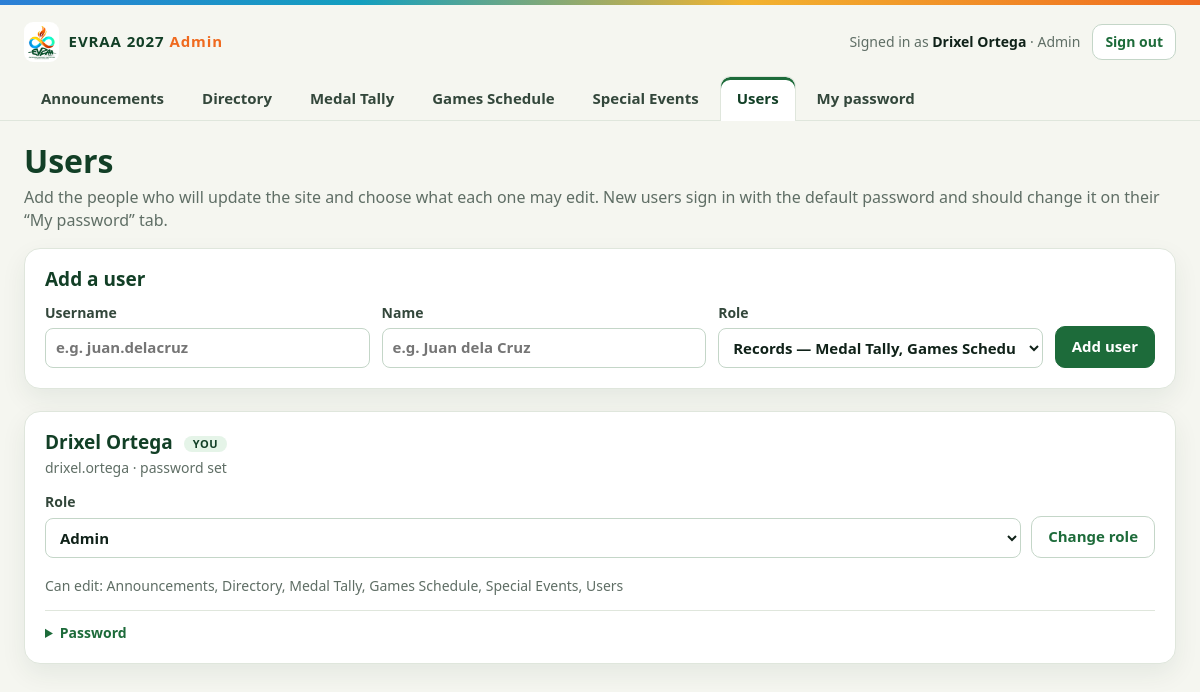
Screenshot of /evraa/admin/index.php?tab=users (signed in) with the database file from the repository.
### tables this page shows
CREATE TABLE users (
        id INTEGER PRIMARY KEY, username TEXT NOT NULL UNIQUE, role TEXT NOT NULL, name TEXT NOT NULL,
        password_hash TEXT NOT NULL, is_default INTEGER NOT NULL DEFAULT 1, updated_at INTEGER NOT NULL);

### evraa/admin/lib.php (called while the page is built, shortened)
<?php
function db(): PDO
{
    static $pdo = null;
    if ($pdo !== null) {
        return $pdo;
    }
    $file = db_file();
    $pdo = new PDO('sqlite:' . $file, null, null, [
        PDO::ATTR_ERRMODE => PDO::ERRMODE_EXCEPTION,
        PDO::ATTR_DEFAULT_FETCH_MODE => PDO::FETCH_ASSOC,
    ]);
    $pdo->exec('PRAGMA busy_timeout = 4000');
    return $pdo;
}
function db_file(): string
{
    $config = DATA_DIR . '/config.php';
    $name = is_file($config) ? (include $config)['db'] ?? '' : '';
    return DATA_DIR . '/' . $name;
}
function current_user(): ?array
{
    $find = db()->prepare('SELECT * FROM users WHERE id = ?');
    $find->execute([$_SESSION['uid']]);
    $user = $find->fetch();
    return $user;
}
function e(mixed $value): string
{
    return htmlspecialchars((string) $value, ENT_QUOTES | ENT_SUBSTITUTE, 'UTF-8');
}

### evraa/admin/index.php (the view, shortened to what this page needs)
<?php
require __DIR__ . '/lib.php';
$fatal = '';
$user = null;
try {
    $user = current_user();
} catch (Throwable $error) {
    $fatal = $error instanceof RuntimeException ? $error->getMessage() : 'The database could not be opened.';
}
$tabs = $user ? ROLE_TABS[$user['role']] ?? [] : [];
$tab = in_array($_GET['tab'] ?? '', $tabs, true) ? $_GET['tab'] : ($tabs[0] ?? '');
?>
<!doctype html>
<html lang="en">
<head>
  <link rel="stylesheet" href="admin.css?v=3">
</head>
<body>
<?php if ($fatal): ?>
  <main class="login">
    <div class="login-card">
      <h1>Admin page unavailable</h1>
      <p class="alert is-error" role="alert"><?= e($fatal) ?></p>
    </div>
  </main>
<?php else: ?>
  <header class="bar">
    <a class="brand" href="../../index.html" title="Open the public site"><img src="../images/logo-header.png" alt="" width="102" height="120"><span>EVRAA 2027 <b>Admin</b></span></a>
    <form method="post" class="who">
      <span>Signed in as <b><?= e($user['name']) ?></b> · <?= e(ROLES[$user['role']] ?? '') ?></span>
      <button class="btn" type="submit">Sign out</button>
    </form>
  </header>
  <nav class="tabs" aria-label="Tables you can edit">
    <?php foreach ($tabs as $id): ?>
      <a href="?tab=<?= e($id) ?>"<?= $id === $tab ? ' class="is-active" aria-current="page"' : '' ?>><?= e(TABS[$id][0]) ?></a>
    <?php endforeach ?>
  </nav>
  <main class="main">
    <?php if ($tab === 'users'): ?>
      <div class="head">
        <h1>Users</h1>
        <p>Add the people who will update the site and choose what each one may edit. New users sign in with the default password and should change it on their “My password” tab.</p>
      </div>
      <form class="panel add-user" method="post" autocomplete="off">
        <h2>Add a user</h2>
        <div class="add-fields">
          <label>Username <input type="text" name="username" required maxlength="40" pattern="[A-Za-z0-9][A-Za-z0-9._\-]{2,39}" autocapitalize="none" spellcheck="false" placeholder="e.g. juan.delacruz"></label>
          <label>Name <input type="text" name="name" required maxlength="60" placeholder="e.g. Juan dela Cruz"></label>
          <label>Role
            <select name="role" required>
              <?php foreach (ROLES as $role => $label): ?>
                <option value="<?= e($role) ?>"<?= $role === 'records' ? ' selected' : '' ?>><?= e($label) ?> — <?= e(implode(', ', array_map(fn ($id) => TABS[$id][0], array_diff(ROLE_TABS[$role], ['account'])))) ?></option>
              <?php endforeach ?>
            </select>
          </label>
          <button class="btn is-primary" type="submit" name="action" value="user_add">Add user</button>
        </div>
      </form>
      <div class="users">
        <?php foreach (db()->query('SELECT * FROM users ORDER BY id') as $account): $self = (int) $account['id'] === (int) $user['id']; ?>
          <section class="panel user">
            <div>
              <h2><?= e($account['name']) ?><?= $self ? ' <span class="pill">You</span>' : '' ?></h2>
              <p class="muted"><?= e($account['username']) ?> · <?= $account['is_default'] ? '<span class="pill is-warn">Default password</span>' : 'password set' ?></p>
            </div>
            <form method="post" class="inline">
              <label>Role
                <select name="role">
                  <?php foreach (ROLES as $role => $label): ?>
                    <option value="<?= e($role) ?>"<?= $role === $account['role'] ? ' selected' : '' ?>><?= e($label) ?></option>
                  <?php endforeach ?>
                </select>
              </label>
              <button class="btn" type="submit" name="action" value="user_role">Change role</button>
            </form>
            <p class="muted">Can edit: <?= e(implode(', ', array_map(fn ($id) => TABS[$id][0], array_diff(ROLE_TABS[$account['role']], ['account'])))) ?></p>
            <details>
              <summary>Password<?= $self ? '' : ' and removal' ?></summary>
            </details>
          </section>
        <?php endforeach ?>
      </div>
    <?php endif ?>
  </main>
<?php endif ?>
</body>
</html>

### evraa/admin/admin.css (style rules this page uses)
:root { color-scheme: light; --paper: #f5f6f0; --surface: #fff; --ink: #102219; --ink-2: #33473b; --muted: #5f6e65; --line: #dfe6dc; --line-strong: #c4d6c8; --forest: #123f26; --green: #1d6b3a; --heading: #123f26; --link: #1d6b3a; --tint: #f1f6ee; --field: #fff; --flame: #ef6a1f; --gold: #f2b330; --danger: #b42318; --danger-bg: #fdecea; --ok-bg: #e5f4e8; --warn-bg: #fff3d6; --warn-ink: #8a5208; --shadow: 0 10px 26px rgba(18, 63, 38, .07); font-family: "Avenir Next", Avenir, "Segoe UI", system-ui, sans-serif; font-size: 16px; }
* { box-sizing: border-box; }
body { margin: 0; background: var(--paper); color: var(--ink); line-height: 1.45; }
body::before { position: fixed; z-index: 30; top: 0; left: 0; width: 100%; height: 5px; background: linear-gradient(90deg, #2c7fd6, #139fbf 30%, var(--gold) 62%, var(--flame)); content: ""; }
h1, h2 { margin: 0; color: var(--heading); line-height: 1.15; }
h1 { font-size: clamp(24px, 3vw, 32px); font-weight: 800; }
h2 { font-size: 19px; font-weight: 800; }
p { margin: 0; }
.muted { margin-top: 4px; color: var(--muted); font-size: 14px; }
.btn { display: inline-flex; align-items: center; justify-content: center; gap: 6px; min-height: 42px; padding: 9px 16px; border: 1px solid var(--line-strong); border-radius: 10px; background: var(--surface); color: var(--link); cursor: pointer; font: inherit; font-size: 15px; font-weight: 800; }
.btn.is-primary { border-color: var(--green); background: var(--green); color: #fff; }
input, select, textarea { width: 100%; min-height: 40px; padding: 8px 10px; border: 1px solid var(--line-strong); border-radius: 8px; background: var(--field); color: var(--ink); font: inherit; font-size: 15px; }
.pill { display: inline-block; margin-left: 6px; padding: 2px 9px; border-radius: 999px; background: var(--ok-bg); color: var(--heading); font-size: 11px; font-weight: 800; letter-spacing: .05em; text-transform: uppercase; vertical-align: middle; }
.bar { display: flex; flex-wrap: wrap; justify-content: space-between; align-items: center; gap: 10px 16px; max-width: 1280px; margin: 0 auto; padding: 22px 24px 14px; }
.brand { display: flex; align-items: center; gap: 10px; color: var(--heading); font-size: 15px; font-weight: 800; letter-spacing: .06em; text-decoration: none; }
.brand img { width: auto; height: 40px; padding: 2px; border-radius: 9px; background: #fff; }
.brand b { color: var(--flame); }
.who { display: flex; align-items: center; gap: 12px; color: var(--muted); font-size: 14px; }
.who b { color: var(--ink); }
.who .btn { min-height: 36px; padding: 6px 12px; font-size: 14px; }
.tabs { display: flex; gap: 4px; max-width: 1280px; margin: 0 auto; padding: 0 24px; border-bottom: 1px solid var(--line); flex-wrap: wrap; }
.tabs a { margin-bottom: -1px; padding: 11px 16px; border: 1px solid transparent; border-bottom: 0; border-radius: 10px 10px 0 0; color: var(--ink-2); font-size: 15px; font-weight: 800; text-decoration: none; }
.tabs a.is-active { border-color: var(--line); background: var(--surface); box-shadow: inset 0 3px 0 var(--green); color: var(--heading); }
.main { max-width: 1280px; margin: 0 auto; padding: 22px 24px 60px; }
.head { display: flex; flex-wrap: wrap; justify-content: space-between; align-items: baseline; gap: 6px 16px; margin-bottom: 16px; }
.head p { flex-basis: 100%; color: var(--muted); }
.panel { margin-bottom: 22px; padding: 20px; border: 1px solid var(--line); border-radius: 16px; background: var(--surface); box-shadow: var(--shadow); scroll-margin-top: 16px; }
.users { display: grid; grid-template-columns: repeat(auto-fit, minmax(280px, 1fr)); gap: 18px; }
.user { display: grid; align-content: start; gap: 14px; margin: 0; }
.add-user { display: grid; gap: 12px; }
.add-fields { display: grid; grid-template-columns: repeat(3, minmax(0, 1fr)) auto; gap: 12px; align-items: end; }
.add-fields label, .inline label { display: grid; gap: 5px; color: var(--ink-2); font-size: 14px; font-weight: 750; }
.inline { display: grid; grid-template-columns: minmax(0, 1fr) auto; gap: 10px; align-items: end; }
.user details { border-top: 1px solid var(--line); padding-top: 12px; }
.user summary { color: var(--link); cursor: pointer; font-size: 14px; font-weight: 800; }

### rows the page displays
users: name "Drixel Ortega", role "Admin", role "Announcements", role "Directory", role "Medal Tally", role "Games Schedule", role "Special Events", role "Users", role "My password", shows "YOU", username "drixel.ortega", is_default "password set", role "Announcements, Directory, Medal Tally, Games Schedule, Special Events, Users"

### other values shown
form field role "Records — Medal Tally, Games Schedule"
